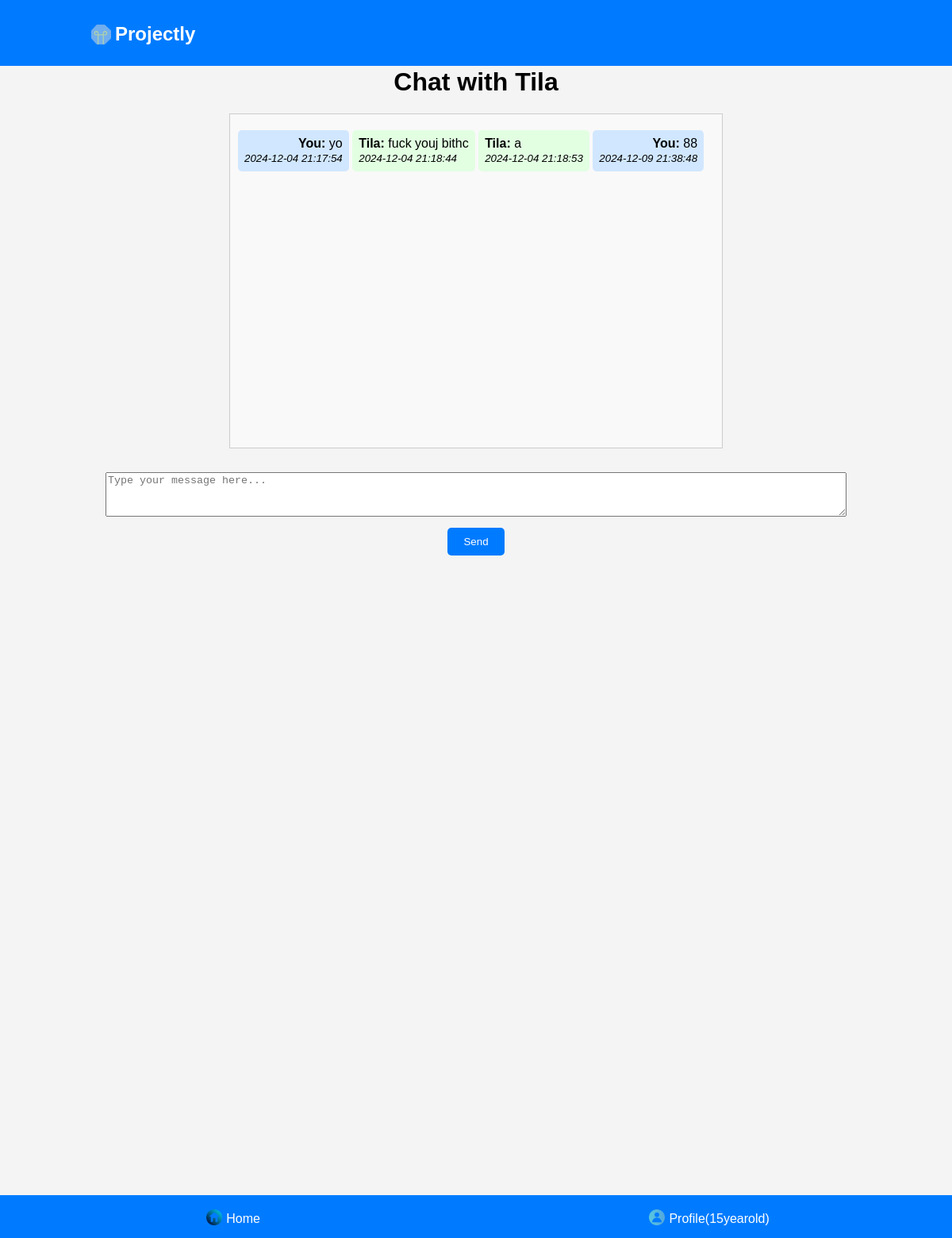
The page /chat.php?user_id=2 (signed in) on the database its author committed.
### tables this page shows
CREATE TABLE `userdata` (
  `id` int(11) NOT NULL,
  `username` varchar(45) NOT NULL,
  `password` varchar(45) NOT NULL
);

CREATE TABLE `messages` (
  `id` int(11) NOT NULL,
  `sender_id` int(11) NOT NULL,
  `receiver_id` int(11) NOT NULL,
  `message` text NOT NULL,
  `timestamp` datetime DEFAULT CURRENT_TIMESTAMP
);

### chat.php (the view, shortened to what this page needs)
<?php
include 'C:/MAMP/htdocs/database/db_connect.php';
$loggedInUserId = $_SESSION['id'];
$chatWithId = isset($_GET['user_id']) ? intval($_GET['user_id']) : 0;
$stmt = $conn->prepare("SELECT username FROM userdata WHERE id = ?");
$stmt->bind_param("i", $chatWithId);
$stmt->execute();
$stmt->bind_result($chatWithUsername);
$stmt = $conn->prepare("
    SELECT sender_id, message, timestamp
    FROM messages
    WHERE (sender_id = ? AND receiver_id = ?) OR (sender_id = ? AND receiver_id = ?)
    ORDER BY timestamp ASC
");
$stmt->bind_param("iiii", $loggedInUserId, $chatWithId, $chatWithId, $loggedInUserId);
$stmt->execute();
$result = $stmt->get_result();
$messages = $result->fetch_all(MYSQLI_ASSOC);
?>
<!DOCTYPE html>
<html lang="en">
<head>
<link rel="stylesheet" href="styles.css" />
</head>
<body>
<div class="header" style=" margin:-20px;">
        <h1><img src="Pictures/Projectly.png" alt="projectly icon" style="width:35px; margin-bottom:-10px;">Projectly</h1>
    </div>
    <h1>Chat with <?= htmlspecialchars($chatWithUsername); ?></h1>
    <div class="chat-box">
        <?php if (count($messages) > 0): ?>
            <?php foreach ($messages as $msg): ?>
                <div class="message <?= $msg['sender_id'] == $loggedInUserId ? 'sent' : 'received'; ?>">
                    <strong><?= $msg['sender_id'] == $loggedInUserId ? 'You' : htmlspecialchars($chatWithUsername); ?>:</strong>
                    <?= htmlspecialchars($msg['message']); ?>
                    <br>
                    <small><em><?= $msg['timestamp']; ?></em></small>
                </div>
            <?php endforeach; ?>
        <?php else: ?>
            <p>No messages yet. Start the conversation!</p>
        <?php endif; ?>
    </div>
    <form method="POST" action="">
        <textarea name="message" placeholder="Type your message here..." required></textarea>
        <br>
        <button type="submit">Send</button>
    </form>
    <div class="footer-nav" style=" margin-left: -20px;">
        <a href="index.php"><img src="pictures/home-icon.png" alt="Home Icon" class="home-icon" style="">Home</a>
        <?php if (isset($_SESSION['username'])): ?>
            <a href="profile.php"><img src="pictures/profile-icon.png" alt="Profile Icon" class="profile-icon">Profile(<?php echo htmlspecialchars($_SESSION['username']); ?>)</a>
        <?php else: ?>
            <a href="login.php"><img src="pictures/profile-icon.png" alt="Profile Icon" class="profile-icon">Profile</a>
        <?php endif; ?>
    </div>
</body>
</html>

### styles.css (style rules this page uses)
body { min-height: 190vh; display: flex; flex-direction: column; }
.profile-icon, .create-icon, .home-icon { max-width: 20px; max-height: 20px; margin-right: 5px; width: auto; height: auto; position: relative; top: 3px; }
body { font-family: Arial, sans-serif; margin: 0; padding: 0; background-color: #f4f4f4; padding-bottom: 50px; }
.header { background-image: url('project.jpeg'); background-size: cover; background-position: center; background-color: #007bff; background-blend-mode: multiply; display: flex; justify-content: space-between; align-items: center; padding: 10px; background-color: #007bff; color: white; text-decoration: none; }
.header h1 { font-size: 24px; text-decoration: none; margin-left: 100px; }
.footer-nav { background-image: url('project.jpeg'); background-size: cover; background-color: #007bff; background-blend-mode: multiply; display: flex; justify-content: space-around; padding: 15px; background-color: #007bff; position: fixed; bottom: 0; width: 100%; color: white; }
.footer-nav a { color: white; text-decoration: none; }

### chat.php (style rules this page uses)
body { font-family: Arial, sans-serif; margin: 20px; padding: 0; text-align: center; }
.chat-box { width: 100%; max-width: 600px; margin: 0 auto; height: 400px; overflow-y: auto; border: 1px solid #ccc; padding: 10px; text-align: left; background: #f9f9f9; }
.message { margin: 10px 0; padding: 8px; border-radius: 5px; display: inline-block; }
.sent { background-color: #d1e7ff; text-align: right; }
.received { background-color: #e2ffe2; }
form { margin-top: 20px; }
textarea { width: 80%; height: 50px; margin: 10px 0; }
button { padding: 10px 20px; background-color: #007bff; color: #fff; border: none; border-radius: 5px; cursor: pointer; }

### rows shown on the page
userdata: username "Tila"
messages: shows "You", message "yo", timestamp "2024-12-04 21:17:54"
messages: sender.username "Tila", message "fuck youj bithc", timestamp "2024-12-04 21:18:44"
messages: sender.username "Tila", message "a", timestamp "2024-12-04 21:18:53"
messages: shows "You", message "88", timestamp "2024-12-09 21:38:48"

### other values the page prints
$_SESSION['username'] "15yearold"
